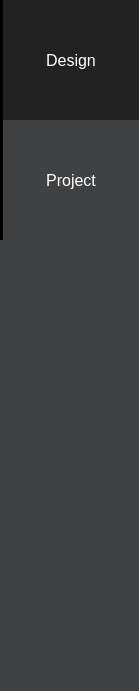
           <widget class="QWidget" name="wgNav" native="true">
            <property name="sizePolicy">
             <sizepolicy hsizetype="Fixed" vsizetype="Ignored">
              <horstretch>0</horstretch>
              <verstretch>0</verstretch>
             </sizepolicy>
            </property>
            <property name="minimumSize">
             <size>
              <width>139</width>
              <height>0</height>
             </size>
            </property>
            <property name="maximumSize">
             <size>
              <width>139</width>
              <height>16777215</height>
             </size>
            </property>
            <property name="styleSheet">
             <string notr="true">background-color: rgb(64, 65, 67);</string>
            </property>
            <layout class="QVBoxLayout" name="verticalLayout_8">
             <property name="spacing">
              <number>0</number>
             </property>
             <property name="leftMargin">
              <number>0</number>
             </property>
             <property name="topMargin">
              <number>0</number>
             </property>
             <property name="rightMargin">
              <number>0</number>
             </property>
             <property name="bottomMargin">
              <number>0</number>
             </property>
             <item>
              <widget class="QWidget" name="wgNavDesign" native="true">
               <property name="sizePolicy">
                <sizepolicy hsizetype="Expanding" vsizetype="Fixed">
                 <horstretch>0</horstretch>
                 <verstretch>0</verstretch>
                </sizepolicy>
               </property>
               <property name="minimumSize">
                <size>
                 <width>0</width>
                 <height>120</height>
                </size>
               </property>
               <property name="maximumSize">
                <size>
                 <width>16777215</width>
                 <height>120</height>
                </size>
               </property>
               <layout class="QHBoxLayout" name="horizontalLayout_4">
                <property name="spacing">
                 <number>0</number>
                </property>
                <property name="leftMargin">
                 <number>0</number>
                </property>
                <property name="topMargin">
                 <number>0</number>
                </property>
                <property name="rightMargin">
                 <number>0</number>
                </property>
                <property name="bottomMargin">
                 <number>0</number>
                </property>
                <item>
                 <widget class="Line" name="lineNavDesign">
                  <property name="sizePolicy">
                   <sizepolicy hsizetype="Fixed" vsizetype="Expanding">
                    <horstretch>0</horstretch>
                    <verstretch>0</verstretch>
                   </sizepolicy>
                  </property>
                  <property name="minimumSize">
                   <size>
                    <width>3</width>
                    <height>0</height>
                   </size>
                  </property>
                  <property name="maximumSize">
                   <size>
                    <width>3</width>
                    <height>16777215</height>
                   </size>
                  </property>
                  <property name="styleSheet">
                   <string notr="true">background-color: rgb(255, 255, 255);</string>
                  </property>
                  <property name="frameShadow">
                   <enum>QFrame::Plain</enum>
                  </property>
                  <property name="lineWidth">
                   <number>3</number>
                  </property>
                  <property name="orientation">
                   <enum>Qt::Vertical</enum>
                  </property>
                 </widget>
                </item>
                <item>
                 <widget class="QToolButton" name="tbtnDesign">
                  <property name="sizePolicy">
                   <sizepolicy hsizetype="Expanding" vsizetype="Fixed">
                    <horstretch>0</horstretch>
                    <verstretch>0</verstretch>
                   </sizepolicy>
                  </property>
                  <property name="minimumSize">
                   <size>
                    <width>0</width>
                    <height>120</height>
                   </size>
                  </property>
                  <property name="maximumSize">
                   <size>
                    <width>16777215</width>
                    <height>120</height>
                   </size>
                  </property>
                  <property name="font">
                   <font>
                    <family>Microsoft YaHei UI</family>
                    <pointsize>12</pointsize>
                   </font>
                  </property>
                  <property name="styleSheet">
                   <string notr="true">QToolButton {
	color: rgb(255, 255, 255);
	background-color: transparent;
	border:none;
}

QToolButton:checked {
	background-color: rgb(34, 34, 34);
}  </string>
                  </property>
                  <property name="text">
                   <string>Design</string>
                  </property>
                  <property name="icon">
                   <iconset>
                    <selectedoff>:/images/btn_design_normal.png</selectedoff>
                    <selectedon>:/images/btn_design_selected.png</selectedon>
                   </iconset>
                  </property>
                  <property name="checkable">
                   <bool>true</bool>
                  </property>
                  <property name="checked">
                   <bool>true</bool>
                  </property>
                  <property name="autoExclusive">
                   <bool>true</bool>
                  </property>
                  <property name="toolButtonStyle">
                   <enum>Qt::ToolButtonTextUnderIcon</enum>
                  </property>
                  <attribute name="buttonGroup">
                   <string notr="true">buttonGroup</string>
                  </attribute>
                 </widget>
                </item>
               </layout>
              </widget>
             </item>
             <item>
              <widget class="QWidget" name="wgNavProject" native="true">
               <property name="sizePolicy">
                <sizepolicy hsizetype="Expanding" vsizetype="Fixed">
                 <horstretch>0</horstretch>
                 <verstretch>0</verstretch>
                </sizepolicy>
               </property>
               <property name="minimumSize">
                <size>
                 <width>0</width>
                 <height>120</height>
                </size>
               </property>
               <property name="maximumSize">
                <size>
                 <width>16777215</width>
                 <height>120</height>
                </size>
               </property>
               <layout class="QHBoxLayout" name="horizontalLayout_5">
                <property name="spacing">
                 <number>0</number>
                </property>
                <property name="leftMargin">
                 <number>0</number>
                </property>
                <property name="topMargin">
                 <number>0</number>
                </property>
                <property name="rightMargin">
                 <number>0</number>
                </property>
                <property name="bottomMargin">
                 <number>0</number>
                </property>
                <item>
                 <widget class="Line" name="lineNavProject">
                  <property name="sizePolicy">
                   <sizepolicy hsizetype="Fixed" vsizetype="Expanding">
                    <horstretch>0</horstretch>
                    <verstretch>0</verstretch>
                   </sizepolicy>
                  </property>
                  <property name="minimumSize">
                   <size>
                    <width>3</width>
                    <height>0</height>
                   </size>
                  </property>
                  <property name="maximumSize">
                   <size>
                    <width>3</width>
                    <height>16777215</height>
                   </size>
                  </property>
                  <property name="styleSheet">
                   <string notr="true">background-color: rgb(255, 255, 255);</string>
                  </property>
                  <property name="frameShadow">
                   <enum>QFrame::Plain</enum>
                  </property>
                  <property name="lineWidth">
                   <number>3</number>
                  </property>
                  <property name="orientation">
                   <enum>Qt::Vertical</enum>
                  </property>
                 </widget>
                </item>
                <item>
                 <widget class="QToolButton" name="tbtnProject">
                  <property name="sizePolicy">
                   <sizepolicy hsizetype="Expanding" vsizetype="Fixed">
                    <horstretch>0</horstretch>
                    <verstretch>0</verstretch>
                   </sizepolicy>
                  </property>
                  <property name="minimumSize">
                   <size>
                    <width>0</width>
                    <height>120</height>
                   </size>
                  </property>
                  <property name="maximumSize">
                   <size>
                    <width>16777215</width>
                    <height>120</height>
                   </size>
                  </property>
                  <property name="font">
                   <font>
                    <family>Microsoft YaHei UI</family>
                    <pointsize>12</pointsize>
                   </font>
                  </property>
                  <property name="styleSheet">
                   <string notr="true">QToolButton {
	color: rgb(255, 255, 255);
	background-color: transparent;
	border:none;
}

QToolButton:checked {
	background-color: rgb(34, 34, 34);
}  </string>
                  </property>
                  <property name="text">
                   <string>Project</string>
                  </property>
                  <property name="icon">
                   <iconset>
                    <selectedoff>:/images/btn_projects_normal.png</selectedoff>
                    <selectedon>:/images/btn_projects_selected.png</selectedon>
                   </iconset>
                  </property>
                  <property name="checkable">
                   <bool>true</bool>
                  </property>
                  <property name="checked">
                   <bool>false</bool>
                  </property>
                  <property name="autoExclusive">
                   <bool>true</bool>
                  </property>
                  <property name="toolButtonStyle">
                   <enum>Qt::ToolButtonTextUnderIcon</enum>
                  </property>
                  <attribute name="buttonGroup">
                   <string notr="true">buttonGroup</string>
                  </attribute>
                 </widget>
                </item>
               </layout>
              </widget>
             </item>
             <item>
              <spacer name="verticalSpacer">
               <property name="orientation">
                <enum>Qt::Vertical</enum>
               </property>
               <property name="sizeType">
                <enum>QSizePolicy::Expanding</enum>
               </property>
               <property name="sizeHint" stdset="0">
                <size>
                 <width>20</width>
                 <height>451</height>
                </size>
               </property>
              </spacer>
             </item>
            </layout>
           </widget>
